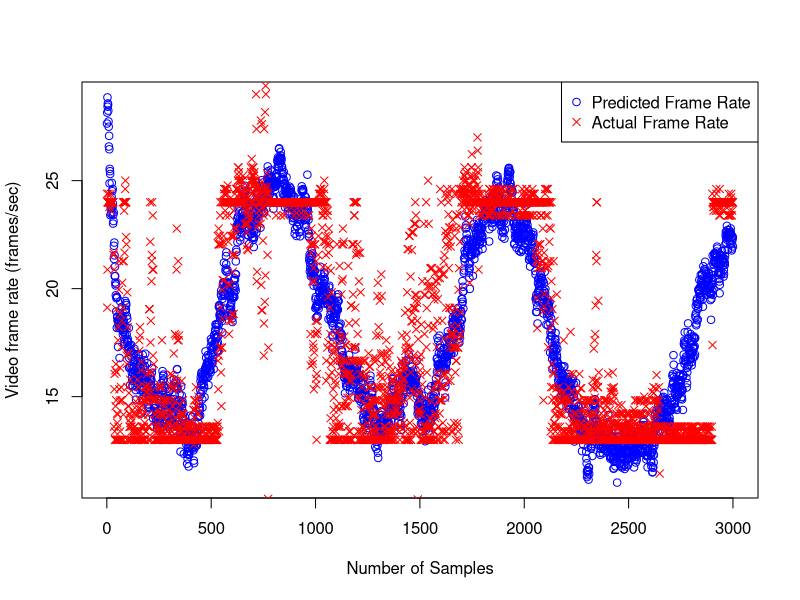
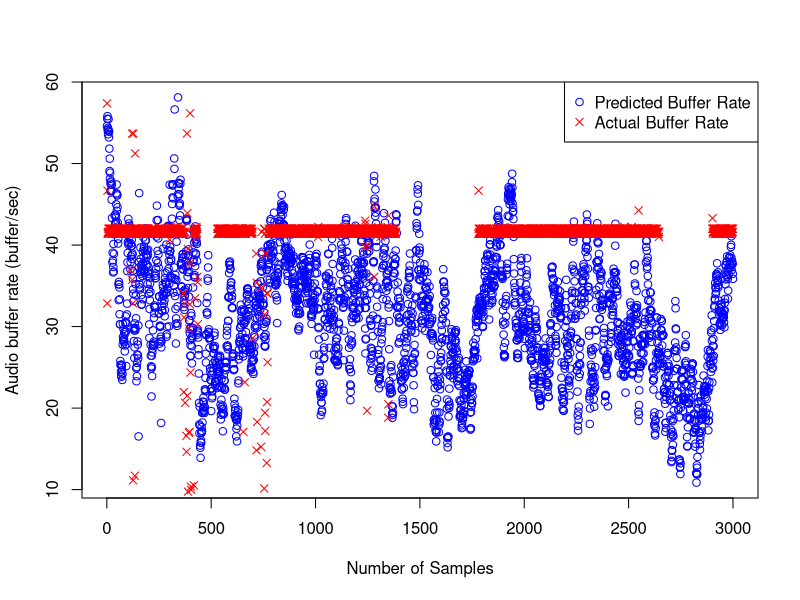
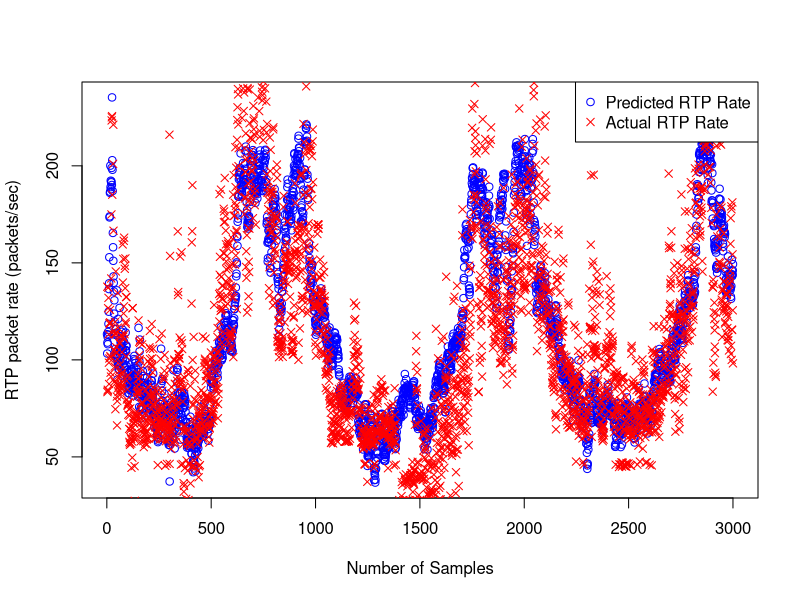

These charts were generated, in order, by the following R code: (Note: this script raises an error after producing the figures.)

# Read Data into X
periodic.x <- read.csv("X.csv")
# Read Data into Y.
periodic.y <- read.csv("Y.csv")


# Instead of choosing a sequential set, create a random set. (Replace = False.)
splitdata <- function(length,seed=NULL) {
  if(!is.null(seed)) {
    set.seed(seed)
  }
  index <- 1:length
  train.index.return <- sample(index, (0.7*length(index)) , replace=FALSE)
}

# Use any data to get a random training index. SEED = 29
train.index <- splitdata(nrow(periodic.x),29)

# Create the training sets.
periodic.training.x <- periodic.x[train.index,]
periodic.training.y <- periodic.y[train.index,]

# Create the test sets
periodic.test.x <- periodic.x[-train.index,]
periodic.test.y <- periodic.y[-train.index,]

################## Lasso Regression Method.

library(glmnet)
# Create a matrix from the list.
periodic.training.x.matrix <- model.matrix(~.,periodic.training.x )[,-1]
periodic.test.x.matrix <-  model.matrix(~.,periodic.test.x )[,-1]


# To get best lambda, set up the cross validations in the set.

# =========================================================== DispFrames.

cross.validations.DispFrames = cv.glmnet(periodic.training.x.matrix, periodic.training.y[,'DispFrames'])
#plot(cross.validations.DispFrames)

# Get the best lambda 
lambda.DispFrames <- cross.validations.DispFrames$lambda.min

# Calculate the coefficients through lasso.
lasso.fit.Dispframes <- glmnet(periodic.training.x.matrix, periodic.training.y[,'DispFrames'], alpha=1)
# fit.Dispframes
# plot(fit.Dispframes)

# predict the value.
predicted.DispFrames <- predict(lasso.fit.Dispframes,periodic.test.x.matrix,s=lambda.DispFrames)


# ============================================================ NoAudioPlayed.


cross.validations.NoAudioPlayed = cv.glmnet(periodic.training.x.matrix, periodic.training.y[,'NoAudioPlayed'])
#plot(cross.validations.NoAudioPlayed)

# Get the best lambda 
lambda.NoAudioPlayed <- cross.validations.NoAudioPlayed$lambda.min

# Calculate the coefficients through lasso.
lasso.fit.NoAudioPlayed <- glmnet(periodic.training.x.matrix, periodic.training.y[,'NoAudioPlayed'], alpha=1)
# plot(lasso.fit.NoAudioPlayed)

# Predict the value.
predicted.NoAudioPlayed <- predict(lasso.fit.NoAudioPlayed, periodic.test.x.matrix, s=lambda.NoAudioPlayed)


# ============================================================= NoRTPPkts.


cross.validations.NoRTPPkts = cv.glmnet(periodic.training.x.matrix, periodic.training.y[,'NoRTPPkts'])
#plot(cross.validations.NoRTPPkts)

# Get the best lambda 
lambda.NoRTPPkts <- cross.validations.NoRTPPkts$lambda.min

# Calculate the coefficients through lasso.
lasso.fit.NoRTPPkts <- glmnet(periodic.training.x.matrix, periodic.training.y[,'NoRTPPkts'], alpha=1)
# plot(lasso.fit.NoRTPPkts)

# Predict the value.
predicted.NoRTPPkts <- predict(lasso.fit.NoRTPPkts, periodic.test.x.matrix, s=lambda.NoRTPPkts)



# =============================================================       Plotting Time Series Graph

# Now Create lot for the time series.

# DispFrames time series plot.,
png(file="dispframes_timeseries.png",width=500, height=400)
plot(predicted.DispFrames, col="blue", xlab="Number of Samples", ylab="Video frame rate (frames/sec)")
points(periodic.test.y[,'DispFrames'],col="red",pch = 4)
legend("topright",
       c("Predicted Frame Rate","Actual Frame Rate"), bty="o", col=c("blue", "red"), 
       horiz=FALSE, cex=1, pch=c(1,4))
dev.off()  

# No Audio Played Time Series Plot.
png(file="audioplayed_timeseries.png",width=500, height=400)
plot(predicted.NoAudioPlayed, col="blue", xlab="Number of Samples", ylab="Audio buffer rate (buffer/sec)")
points(periodic.test.y[,'NoAudioPlayed'],col="red",pch = 4)
legend("topright",
       c("Predicted Buffer Rate","Actual Buffer Rate"), bty="o", col=c("blue", "red"), 
       horiz=FALSE, cex=1, pch=c(1,4))
dev.off()

# NoRTPPkts Time series Plot.
png(file="rtppacket_timeseries.png",width=500, height=400)
plot(predicted.NoRTPPkts, col="blue", xlab="Number of Samples", ylab="RTP packet rate (packets/sec)")
points(periodic.test.y[,'NoRTPPkts'], col="red", pch=4)
legend("topright",
       c("Predicted RTP Rate","Actual RTP Rate"), bty="o", col=c("blue", "red"), 
       horiz=FALSE, cex=1, pch=c(1,4))
dev.off()




############# Plotting Against Each Other.

# Creating combined graphs.
combined.DispFrames <- cbind(predicted = predicted.DispFrames[,"1"], actual = periodic.test.y[,'DispFrames'])
combined.NoAudioPlayed <- cbind(predicted = predicted.NoAudioPlayed[,"1"], actual = periodic.test.y[,'NoAudioPlayed'])
combined.NoRTPPkts <- cbind(predicted = predicted.NoRTPPkts[,"1"], actual = periodic.test.y[,'NoRTPPkts'])

#DispFrames.
png(file="dispframes_comparison.png",width=500, height=400)
plot(combined.DispFrames[,'actual'],combined.DispFrames[,'predicted'], col=c('blue','red'), xlab="Actual Video frame rate (frames/sec)", ylab="Predicted Video frame rate (frames/sec)", pch=c(1,4))
legend("topleft",
       c("Actual Frame Rate","Predicted Frame Rate"), bty="o", col=c("blue", "red"), 
       horiz=FALSE, cex=1, pch=c(1,4))
dev.off()


#NoAudioPlayed
png(file="audioplayed_comparison.png",width=500, height=400)
plot(combined.NoAudioPlayed[,'actual'],combined.NoAudioPlayed[,'predicted'], col=c('blue','red'), xlab="Actual Audio buffer rate (buffer/sec)", ylab="Predicted Audio buffer rate (buffer/sec)", pch=c(1,4))
legend("topright",
       c("Actual Audio Buffer Rate","Predicted Audio Buffer Rate"), bty="o", col=c("blue", "red"), 
       horiz=FALSE, cex=1, pch=c(1,4))
dev.off()

#NoRTPPkts
png(file="rtppacket_comparison.png",width=500, height=400)
plot(combined.NoRTPPkts[,'actual'],combined.NoRTPPkts[,'predicted'], col=c('blue','red'), xlab="Actual RTP packet rate (packet/sec)", ylab="Predicted RTP packet rate (packet/sec)", pch=c(1,4))
legend("bottomright",
       c("Actual RTP packet rate","Predicted RTP packet rate"), bty="o", col=c("blue", "red"), 
       horiz=FALSE, cex=1, pch=c(1,4))
dev.off()


########### Normalized Mean Absolute Error.

# NMAE DispFrames.
diff.DispFrames <- combined.DispFrames[, "actual"] - combined.DispFrames[, "predicted"]
diff.DispFrames <- abs(diff.DispFrames)
error.DispFrames <- mean(diff.DispFrames)/mean(combined.DispFrames[, "actual"])
# execution-time.
exe.DispFrames.time <- system.time(glmnet(periodic.training.x.matrix, periodic.training.y[,'DispFrames'], alpha=1))

# NMAE NoAudioPlayed
diff.NoAudioPlayed <- combined.NoAudioPlayed[, "actual"] - combined.NoAudioPlayed[, "predicted"]
diff.NoAudioPlayed <- abs(diff.NoAudioPlayed)
error.NoAudioPlayed <- mean(diff.NoAudioPlayed)/mean(combined.NoAudioPlayed[, "actual"])
#execution-time.
exe.NoAudioPlayed.time <- system.time(glmnet(periodic.training.x.matrix, periodic.training.y[,'NoAudioPlayed'], alpha=1))

# NMAE NoRTPPkts
diff.NoRTPPkts <- combined.NoRTPPkts[, "actual"] - combined.NoRTPPkts[, "predicted"]
diff.NoRTPPkts <- abs(diff.NoRTPPkts)
error.NoRTPPkts <- mean(diff.NoRTPPkts)/mean(combined.NoRTPPkts[, "actual"])
# execution-time
exe.NoRTPPkts.time <- system.time(glmnet(periodic.training.x.matrix, periodic.training.y[,'NoRTPPkts'], alpha=1))


# ===============================